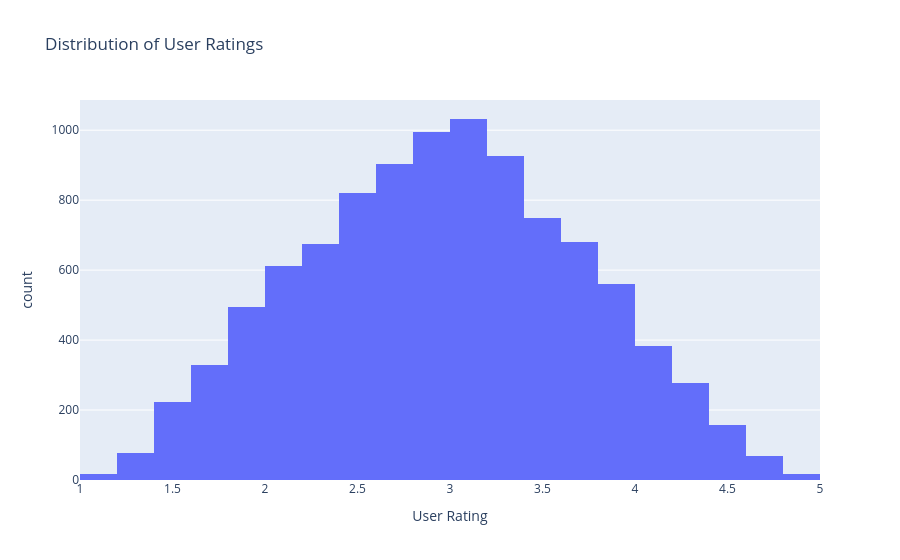

Notebook code cell kept with this figure:
### Code cell
fig = px.histogram(
    dataset,
    x="User Rating",
    nbins=20,
    title="Distribution of User Ratings"
)

fig.show()

### Figure 1 — Plotly figure (JSON) as saved in the notebook; plotly's stock layout.template omitted (floating-point values rounded to 4 significant figures; data arrays with more than 128 entries replaced by an {"elided": "..."} marker saying what was removed)
{"data": [{"bingroup": "x", "hovertemplate": "User Rating=%{x}<br>count=%{y}<extra></extra>", "legendgroup": "", "marker": {"color": "#636efa", "pattern": {"shape": ""}}, "name": "", "nbinsx": 20, "orientation": "v", "showlegend": false, "type": "histogram", "x": {"elided": "10000 float values"}, "xaxis": "x", "yaxis": "y"}], "layout": {"barmode": "relative", "legend": {"tracegroupgap": 0}, "title": {"text": "Distribution of User Ratings"}, "xaxis": {"anchor": "y", "domain": [0, 1], "title": {"text": "User Rating"}}, "yaxis": {"anchor": "x", "domain": [0, 1], "title": {"text": "count"}}}}
